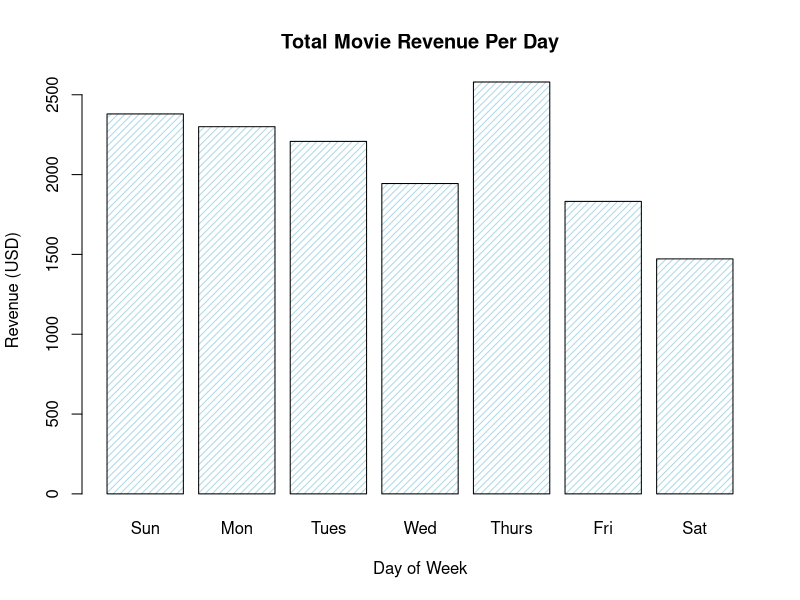
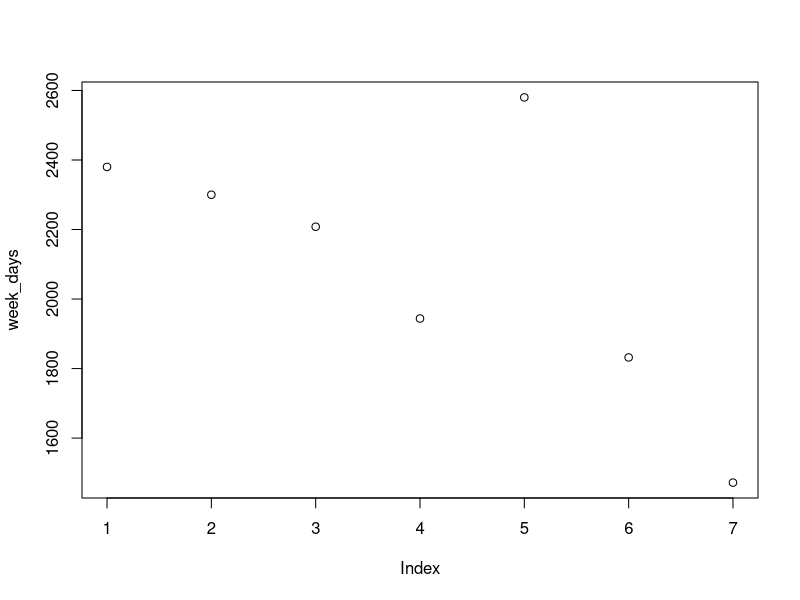

The R script that drew these images, in order:
# set ticket prices for adults and children
ticket_cost <- 12
ticket_cost_child <- 8 

# list 5 of your favorite movies or shows
movies <- c('Public Enemies', 
            'Free to Choose', 
            'The Psychological Significance of the Biblical Stories', 
            'Soft White Underbelly', 
            'Scarface')

# how many screens does the theater have? (assume 1 per movie)
screens <- length(movies)

# how many seats does each screen have?
seats <- 50 

# make a record book to store total revenue for each day
week_days <- rep(0, 7)

# iterate through each day of the week
for (day in 1:length(week_days)) {
  
  # keep track of total revenue for this day
  this_days_revenue <- 0
  
  # iterate through the each of your screens for this day
  for (s in 1:screens) {
    
    # calculate how many adults and how many children are watching this screen
    visitors_adults <- sample(seats, 1)
    visitors_children <- sample((seats - visitors_adults), 1)
    
    # calculate this screen's revenue for adults, and for children
    revenue_adults <- visitors_adults * ticket_cost
    revenue_children <- visitors_children * ticket_cost_child
    
    # calculate this screen's total revenue, and add to running total for the day
    this_screens_revenue_for_today <- revenue_adults + revenue_children
    this_days_revenue <- this_days_revenue + this_screens_revenue_for_today
  }
  # write today's total revenue at it's index in the record book
  week_days[day] <- this_days_revenue
}

# make a barchart showing total revenue per day
barplot(week_days,  # <- what's being plotted
        main = "Total Movie Revenue Per Day",  # chart title
        xlab = "Day of Week",  # x axis label
        ylab = "Revenue (USD)",  # y axis label
        names.arg = c("Sun", "Mon", "Tues", "Wed", "Thurs", "Fri", "Sat"),  # add day labels
        col = "lightblue",  # adjust color
        density = 20,  # adjust how filled in each bar is
        )

# make any other chart
plot(week_days)  # simple scatter plot

# which day had the highest revenue?
index_of_max_value <- which.max(week_days)  # <- asks, which index has the max value?
days_of_the_week <- c("Sun", "Mon", "Tues", "Wed", "Thurs", "Fri", "Sat")
days_of_the_week[index_of_max_value]
